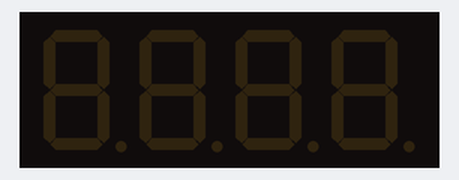
Simulated run of this sketch. Board: Arduino Uno, built with avr-gcc and run on an emulated ATmega328P. Shown: 4-digit seven-segment display.

Above: at 0.1 s.
At 1.1 s:
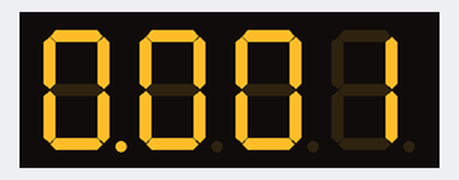
At 2.1 s:
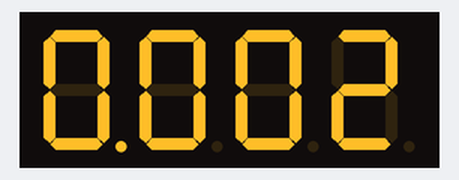
At 3.1 s:
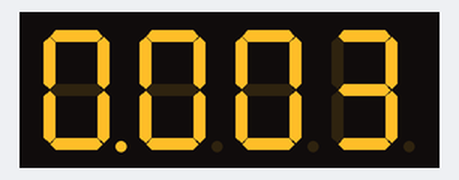
At 5.1 s:
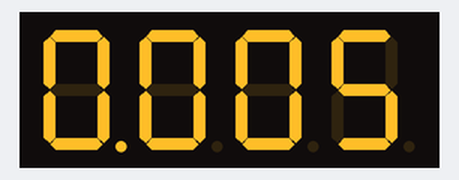
At 10.1 s:
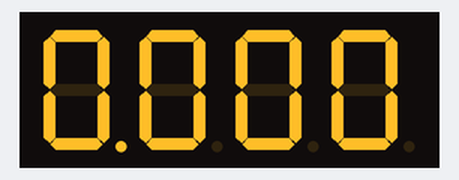

Measured:
- by itself, everything shown: repeats every 10.0 s, in 10 steps
- what the display in image 1 shows lasts 1.0 s, from 1.0 s to 2.0 s

The sketch:

lab28_quad_7_segment_without_ic.ino
```cpp
/* In this lab, we used a library called SevSeg from Github.com
 * Link: https://github.com/DeanIsMe/SevSeg
 */

#include "SevSeg.h"
SevSeg sevseg;

// Using time counter to display from 0 to 9
// Pause 1 second before change to new number
void ToTen()
{
  // Declare variables
  static int max = 10; // Maxium value
  static int timer = millis(); // Capture the time when start the loop
  static int count = 0;
  int now = millis();

  if(now-timer>=1000)
  {
    timer+=1000;
    count++;

    // Reset when count reaches 9
    if(count==max)
    {
      count=0;
    }

    // Print count
    sevseg.setNumber(count, 3); // Delete 3 to disable zeros
  }
  sevseg.refreshDisplay();
}

void setup()
{
  // Declare variable
  byte numDigits = 4; // The number of digits should be display
  byte digitPins[] = {7, 8, 9, 10}; // 4 pin of D4, D3, D2 & D1
  byte segmentPins[] = {13, 11, 3, 5, 6, 12, 2, 4}; // 8 Pins of A, B, C , D, E , F, G & DP

  bool resistorsOnSegments = true; // In the circuit, we have resistors so left it as "True"
  bool updateWithDelaysIn = false; // Recomend as "False"
  bool leadingZeros = false; // "True" to keep leading zeros
  bool disableDecPoint = true; // "False" if we print a floating point number
  byte hardwareConfig = COMMON_CATHODE;

  sevseg.begin(hardwareConfig, numDigits, digitPins, segmentPins, resistorsOnSegments, updateWithDelaysIn, leadingZeros, disableDecPoint);
  sevseg.setBrightness(90); // Set the brightness of the display
}

void loop(){
    ToTen();
}
```
